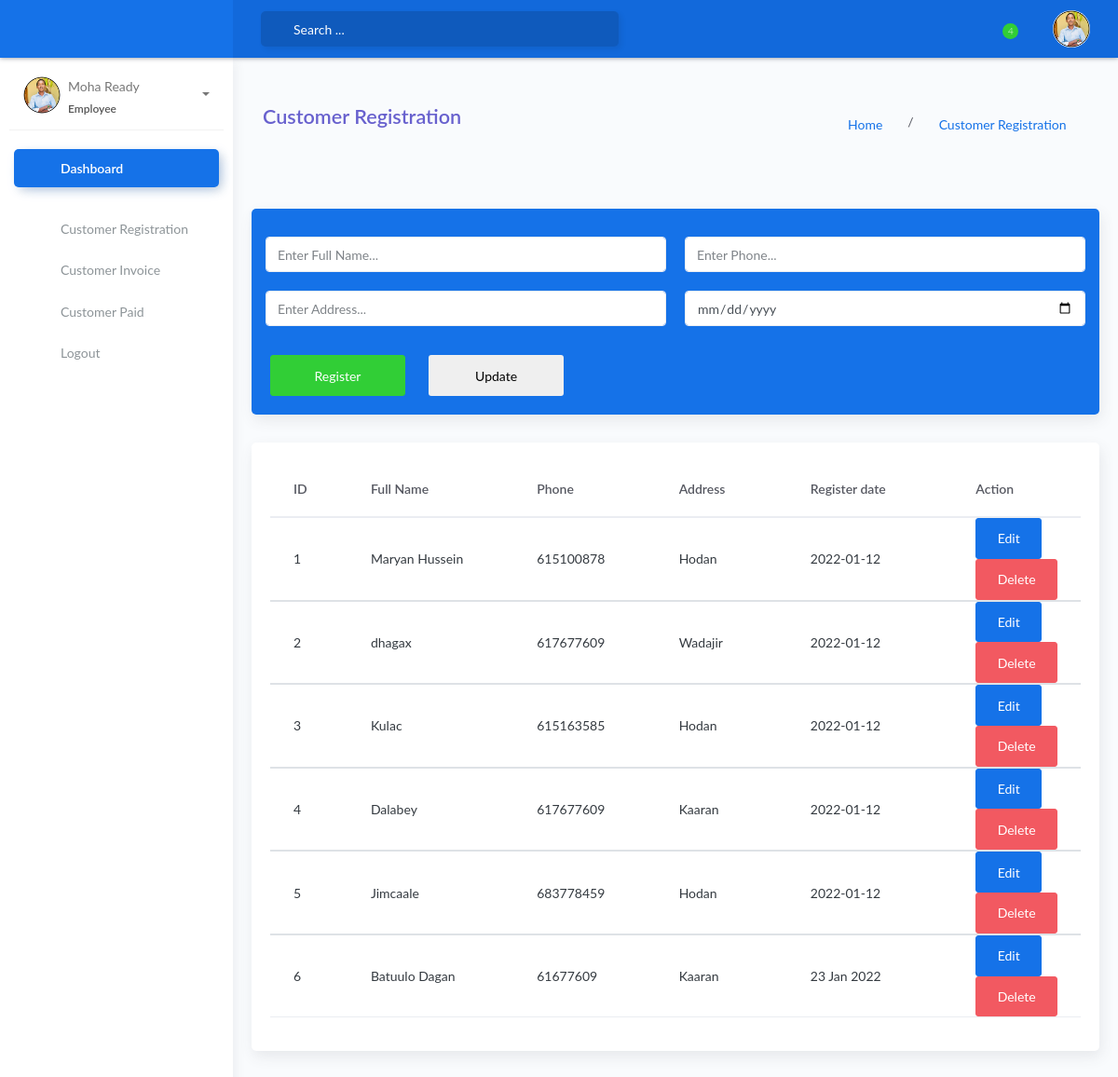
The app's page /CustomerReg_Emp.php with its own data.
### tables this page shows
CREATE TABLE `customer` (
  `empid` int(11) NOT NULL,
  `FullName` varchar(50) NOT NULL,
  `Phone` int(11) NOT NULL,
  `Address` varchar(50) NOT NULL,
  `RegDate` varchar(50) NOT NULL
);

### CustomerReg_ProcessEmp.php (called while the page is built, shortened)
<?php
$FullName = "";
$Phone = "";
$Address = "";
$RegDate = "";
?>

### CustomerReg_Emp.php (the view, shortened to what this page needs)
<?php
include 'CustomerReg_ProcessEmp.php';
?>
<!DOCTYPE html>
<html lang="en">
<head>
	<link rel="stylesheet" href="assets/css/bootstrap.min.css">
	<link rel="stylesheet" href="assets/css/atlantis.min.css">
	<link rel="stylesheet" href="assets/css/demo.css">
</head>
<body>
	<div class="wrapper">
		<div class="main-header">
		<?php
        require_once('includes/topbar.php');
		?>
		</div>
		<?php
        require_once('includes/sidebarEMP.php');
		?>
		<div class="main-panel">
		<div class="content">
        <div class="panel-header">
				<div class="page-inner py-5">
					<div class="d-flex align-items-left align-items-md-center flex-column flex-md-row">
						<div>
							<h2 class="text-secondary pb-2 fw-bold">Customer Registration </h2>
						</div>
						<div class="ml-md-auto py-2 py-md-0">
							<a href="#" class="btn"> Home</a> /
							<a href="#" class="btn ">Customer Registration</a>
						</div>
					</div>
				</div>
			</div>
            <div class="card-body">
            <div class="card bg-primary">
            <div class="card-body">
            <form action="CustomerReg_ProcessEmp.php" method="POST">
                                    <div class="row" >
                                            <div class="col-md-12">
                                                <div class="row" >
                                                    <div class="form-group col-md-6">
                                                        <input type="text" name="FullName" id="FullName" placeholder="Enter Full Name..." class="form-control"  required value="<?php echo $FullName; ?>" >
                                                    </div>
                                                    <div class="form-group col-md-6">
                                                        <input type="text" name="Phone" id="Phone" placeholder="Enter Phone..."   class="form-control" required value="<?php echo $Phone; ?>" >
                                                    </div>
                                                    <div class="form-group col-md-6">
                                                        <input type="text" name="Address" id="Address" placeholder="Enter Address..."  required
                                                        class="form-control" id="Address" value="<?php echo $Address; ?>" >
                                                    </div>
                                                    <div class="form-group col-md-6">
                                                    <input type="date" id="RegDate" name="RegDate" class="form-control" required  value="<?php echo $RegDate; ?>" >
                                                    <br>
                                                    </div>
                                                    <div class="form col-md-12">
                                                        <button type="submit" class="btn btn-success col-md-2" id="save"
                                                        name="save">Register</button> &nbsp; &nbsp; &nbsp;
                                                        <button type="submit" class="btn btn-second col-md-2" id="update"
                                                        name="update">Update</button>
                                                    </div>
                                                </div>
                                            </div>
                                        </div>
                                    </form>
                     </div>
                    </div>
    <?php
    $con=mysqli_connect("localhost", "root", "", "myproject");
    $sql=mysqli_query($con, "select * from customer");
    ?>
    <div class="card bg-white"  >
    <div class="card-body">
    <div class="row">
                <div class="col-md-12">
                <div class="table-responsive table-hover table-sm table-sales">
                <table class="table" >
                <strong>
                <thead class="text-black">
        <tr>
        <th height="15" width="100">ID</th>
        <th height="15" width="250">Full Name</th>
        <th height="15" width="180">Phone</th>
        <th height="15" width="180">Address</th>
        <th  height="15" width="250">Register date</th>
        <th  >Action</th>
        </tr>
        </thead>
        </strong>
        <?php
$i = 1;
        while($row=mysqli_fetch_array($sql)){
        ?>
        <tbody class="text-dark">
        <td><?php echo $i; ?></td>
        <td><?php echo $row["FullName"]; ?></td>
        <td><?php echo $row["Phone"]; ?></td>
        <td><?php echo $row["Address"]; ?></td>
        <td><?php echo $row["RegDate"]; ?></td>
            <td>
            <a href="CustomerReg_Emp.php?edit=<?php echo $row["empid"]; ?> " class="btn btn-primary"> Edit</a>
            <a href="CustomerReg_ProcessEmp.php?delete=<?php echo $row["empid"]; ?>" onclick="return  confirm('do you want to delete Y/N')" class="btn btn-danger"> Delete</a>
            </td>
            </tbody>
            <?php
            $i++;
            }
            ?>
                </table>
                </div>
                </div>
                </div>
                 </div>
				</div>
			</div>
		</div>
        </div>
        </div>
        <br> <br> <br>  <br> <br>
</body>
</html>

### records on screen
customer: FullName "Maryan Hussein", Phone "615100878", Address "Hodan", RegDate "2022-01-12"
customer: FullName "dhagax", Phone "617677609", Address "Wadajir", RegDate "2022-01-12"
customer: FullName "Kulac", Phone "615163585", Address "Hodan", RegDate "2022-01-12"
customer: FullName "Dalabey", Phone "617677609", Address "Kaaran", RegDate "2022-01-12"
customer: FullName "Jimcaale", Phone "683778459", Address "Hodan", RegDate "2022-01-12"
customer: FullName "Batuulo Dagan", Phone "61677609", Address "Kaaran", RegDate "23 Jan 2022"
